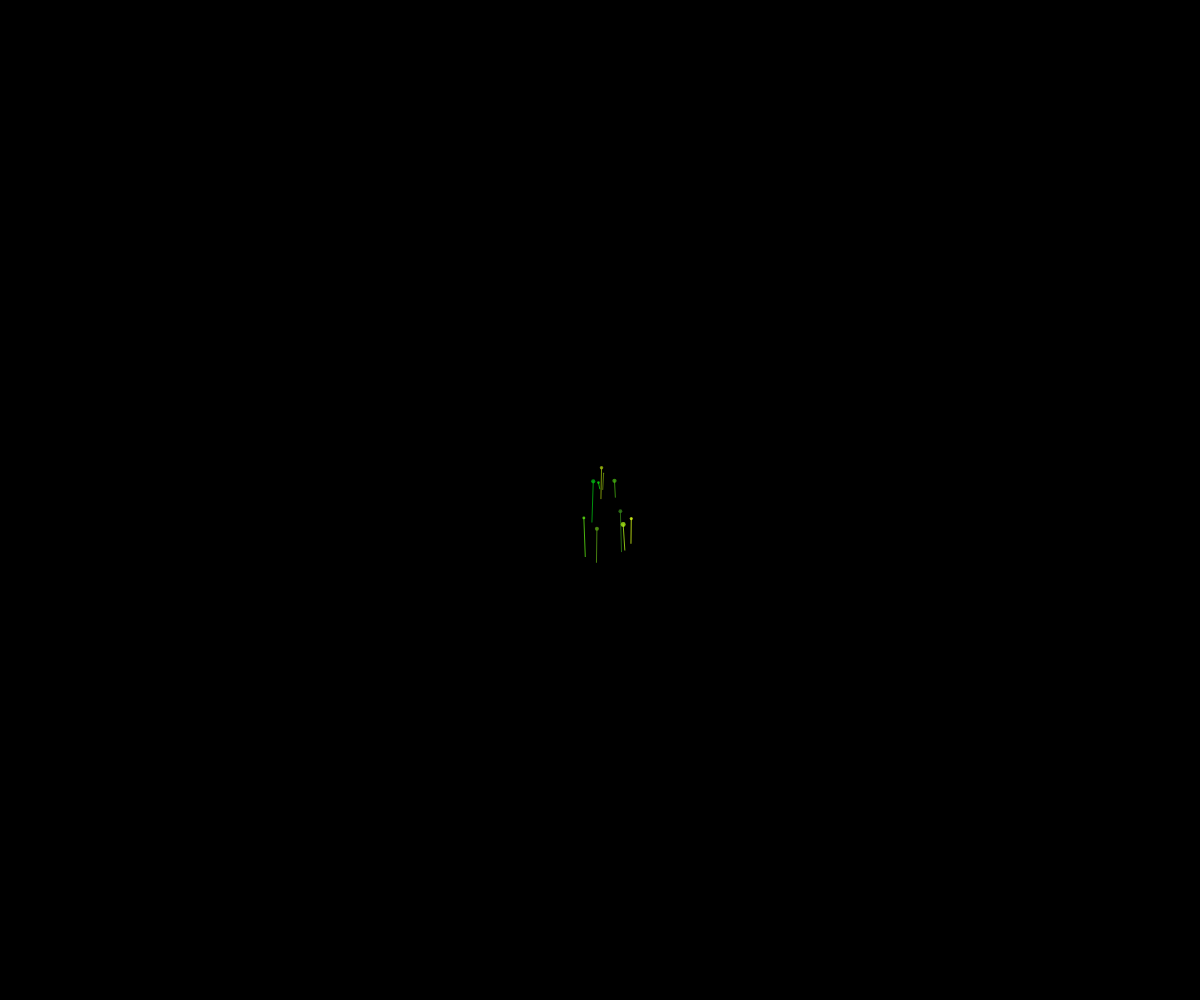
Frame 1 (no input)
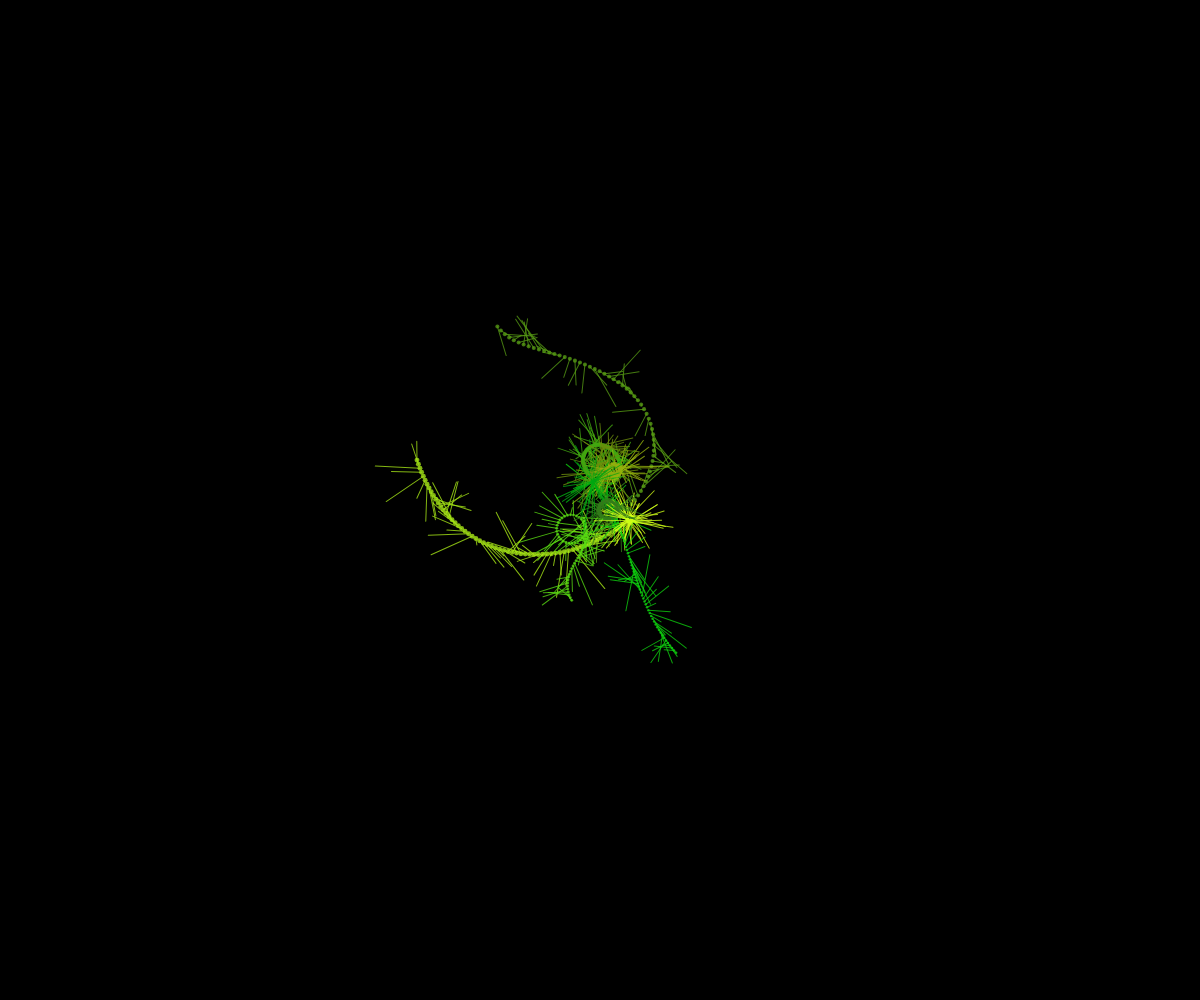
Frame 60 (no input)
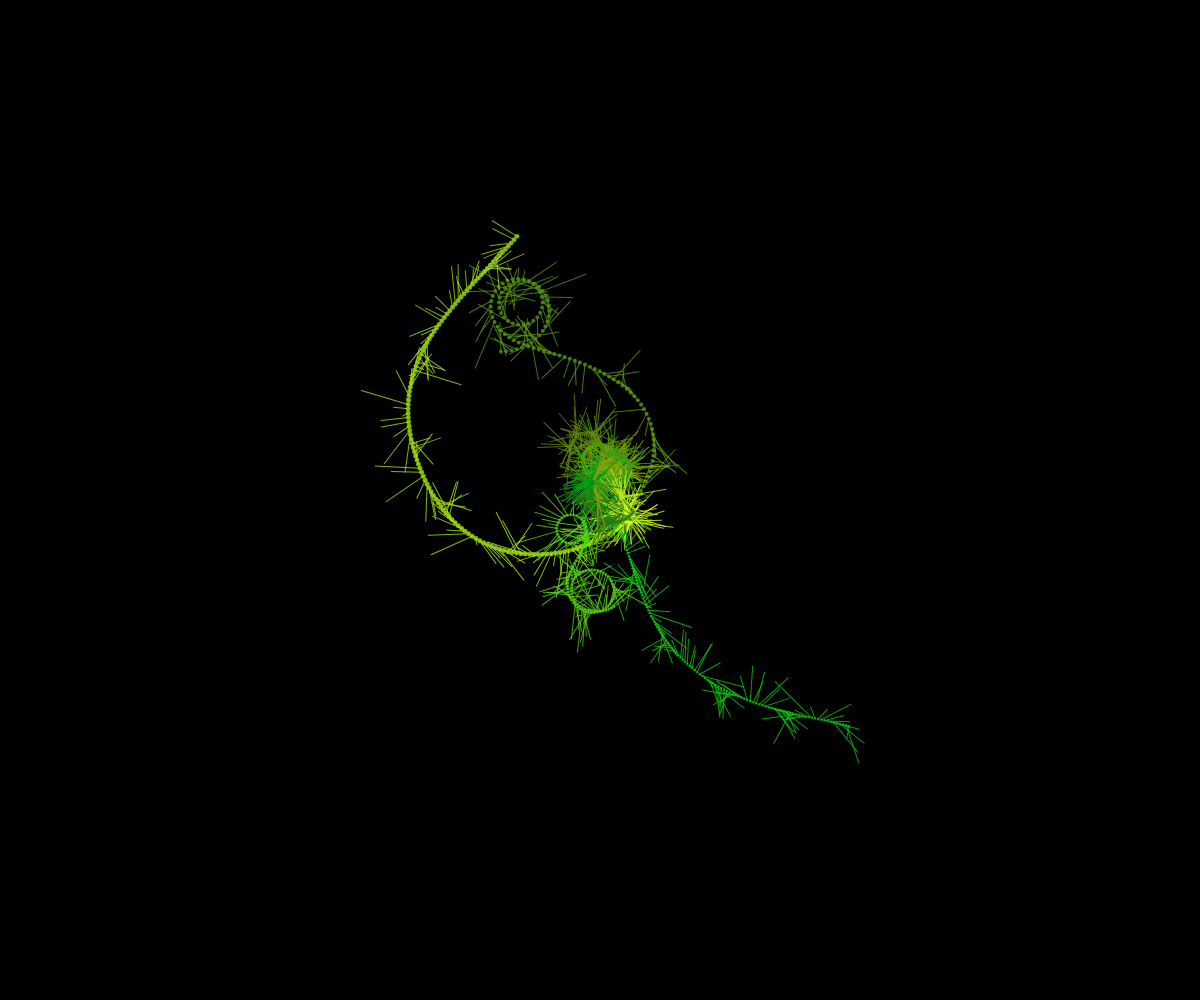
Frame 120 (the mouse pressed at the canvas centre since frame 60)

The p5.js sketch that drew these frames (run headless with seeded random() and noise() and a simulated clock; from frame 60 on, the mouse is pressed at the canvas centre):

// p5.js sketch
// ── sketch.js
var particles = [];
var gravity;

function setup() {
  createCanvas(windowWidth, windowHeight);
  for(var i = 0 ; i<10;i++)particles[i] = new Particle();
  
  gravity = createVector(0,0.05);
  angleMode(DEGREES);
  rectMode(CENTER);
  noStroke();
  background(0);
}
//*********************************************************************
function draw() {
  for(var i = 0 ; i<particles.length;i++) particles[i].update();
}
//*********************************************************************
function Particle(){
  
  this.update = function(){ 
    this.updateColor();
    this.updatePosition();
    ellipse(this.epos.x,this.epos.y,this.esize);
    this.drawMotif();
    if(this.elife--<=0)this.init();
  }
  
  this.updateColor = function(){
    noStroke();
    fill(this.cR,this.cG,this.cB,200);
    this.cR += this.iR;
    this.cG += this.iG;
    this.cB += this.iB;
  }
  this.updatePosition = function(){
    this.espeed.rotate(this.curvature*(noise(this.perlinx,this.perliny)-0.5));
    //this.espeed.add(gravity);
    this.epos.add(this.espeed);
    this.perlinx += 0.01;
  }
  this.drawMotif = function(){
    noFill();
    stroke(this.cR,this.cG,this.cB,200);
    push();
    translate(this.epos.x,this.epos.y);
    rotate(this.motifAngle);
    line(0,0,randomGaussian(0,1),randomGaussian(25,10));
    pop();
    this.motifAngle += randomGaussian(20,20);
  }
  
  this.init = function(){
    this.epos = createVector(randomGaussian(windowWidth/2,20),randomGaussian(windowHeight/2,20));
  	this.esize = randomGaussian(3,1);
  	this.espeed = p5.Vector.random2D();
    this.espeed.mult(randomGaussian(3,2));
  	
    this.elife = randomGaussian(1000,200);
    this.elifeMax = this.elife;
    
    this.cR = randomGaussian(100,50);
    this.cG = randomGaussian(200,50);
    this.cB = randomGaussian(20,5);;
    
    this.iR = - this.cR / this.elifeMax;
    this.iG = - this.cG / this.elifeMax;
    this.iB = 0;
    
    this.curvature =  random(0.1,2);
    this.perlinx = random(0,100);
    this.perliny = random(0,100);
    
    this.motifAngle = 0;
  }
  this.init();
}
